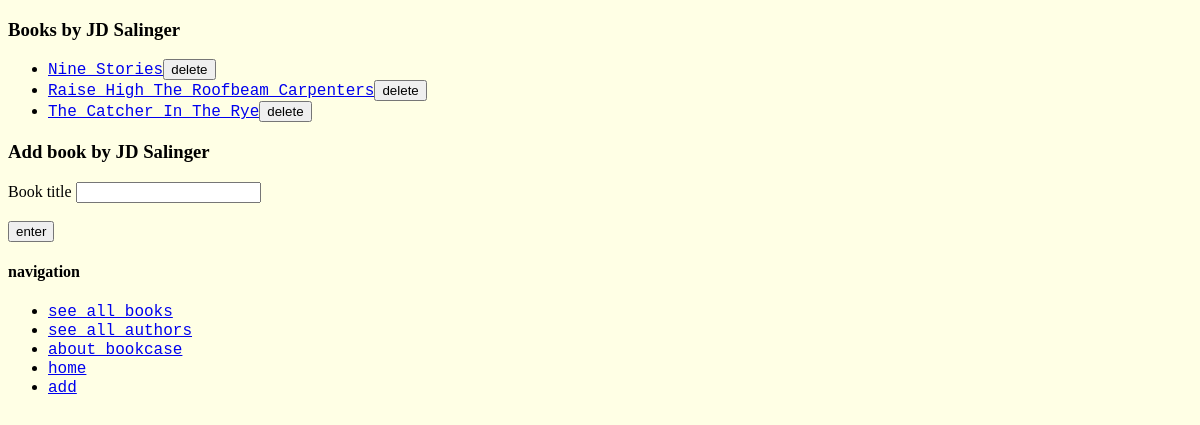
/author/2/, run on the app's committed database.
### books/models.py (models this page shows, shortened)
class Author( models.Model ) :
    name = models.CharField( max_length = 200  )
    books = models.ManyToManyField( Book)

class Book( models.Model) :
    title = models.CharField( max_length=200)
    author_name = models.CharField( max_length = 200)

### books/views.py (the view)
# urls.py: url(r'^author/(?P<author_pk>\d+)/$', 'books.views.author'),
def author( request, author_pk) :
    a = Author.objects.get( pk = int(author_pk))
    author = {}
    author['name'] = a.name
    author['books'] = []
    for b in Book.objects.filter( author_name = a.name ) :
        x = { 'title' : b.title , 'pk' : b.pk }
        author['books'].append( {'title': b.title, 'pk':b.pk})
    return render( request, "author.html", {'author': [author]})

### books/templates/author.html (shortened to what this page needs)
<!DOCTYPE html>
<link rel="stylesheet" href="../../static/simple.css" />
<html>
{%for a in author %}
<h3 id=Author_name name="{{a.name}}">Books by {{a.name}}</h3>
<ul>
{%for b in a.books %}
<li><a href='/book/{{b.pk}}'>{{b.title}}</a><button class="delete_Book" id="{{b.pk}}">delete</button></li>
{%endfor%}
</ul>
{%endfor%}
{%for a in author %}
<h3>Add book by {{a.name}} </h3>
{%endfor%}
Book title  <input id="new_Book_title"><br><br>
<button id = "enter_new_Book_Author">enter</button>
<h4>navigation</h4>
<ul>
    <li><a href='/books/'>see all books</a></li>
    <li><a href='/authors/'>see all authors</li>
    <li><a href='/about/'>about bookcase</a></li>
    <li><a href='/home/'>home</a></li>
    <li><a href='/add/'>add</a></li>
</ul>
</html>

### books/static/simple.css (style rules this page uses)
h3 { font-family: "Georgia", Georgia, serif; }
h4 { font-family: "Georgia", Georgia, serif; }
a { font-family: "Courier New", Courier, monospace; }

### data on the page
Author: name "JD Salinger", name "JD Salinger"
Book: title "Nine Stories"
Book: title "Raise High The Roofbeam Carpenters"
Book: title "The Catcher In The Rye"
